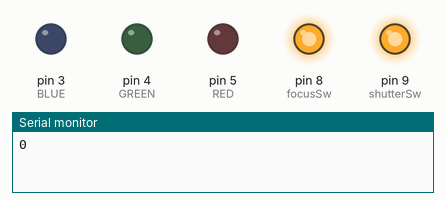
A sketch run on a simulated Arduino Uno, built with avr-gcc and run on an emulated ATmega328P. On the bench: output pins drawn as LEDs (lit = HIGH), the last lines printed to the serial monitor. Pins used as bus, display or sensor lines are not drawn.

Above: at 0.1 s.
At 8.1 s:
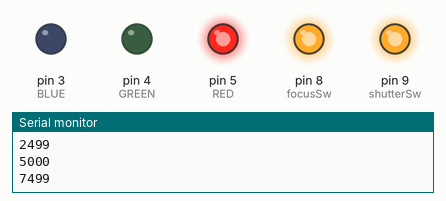
At 18.6 s:
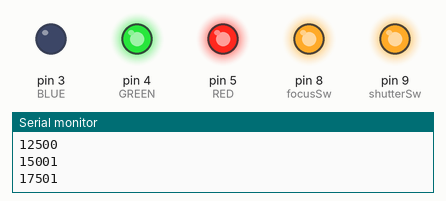
At 39.1 s:
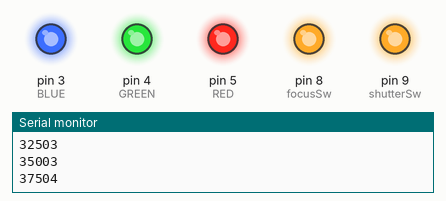
Timing chart, 0 to 40.0 s (numbered marks = the images above):
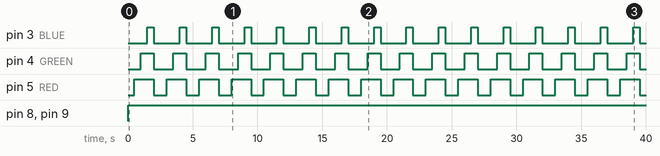

Measured:
- by itself, pin 3 (BLUE): alternates HIGH for 0.50 s and LOW for 2.0 s
- by itself, pin 4 (GREEN): alternates HIGH for 1.0 s and LOW for 1.5 s
- by itself, pin 5 (RED): alternates HIGH for 1.5 s and LOW for 1.0 s

The sketch:

nikon_L11_controller_v001.pde
```cpp
#define btnPin 13
#define BLUE 3
#define GREEN 4
#define RED 5
#define powerSw 7
#define focusSw 8
#define shutterSw 9
#define powerSwHoldTime 2000
#define warmupTime 5000
#define focusSwHoldTime 1200
#define shutterSwHoldTime 800
#define waitAfterExposure 10000
#define picPeriod 120000

void setup()
{
  Serial.begin(57600);
  pinMode(btnPin, INPUT);
  pinMode(RED, OUTPUT);
  pinMode(GREEN, OUTPUT);
  pinMode(BLUE, OUTPUT);
  pinMode(powerSw, OUTPUT);
  pinMode(focusSw, OUTPUT);
  pinMode(shutterSw, OUTPUT);
  digitalWrite(powerSw, LOW);
  digitalWrite(focusSw, HIGH);
  digitalWrite(shutterSw, HIGH);

}

void shoot() {
  Serial.println("shoot 001 - powering up the camera");
  digitalWrite(RED, HIGH);
  digitalWrite(powerSw, HIGH);
  delay(powerSwHoldTime);
  digitalWrite(RED, HIGH);
  digitalWrite(powerSw, LOW);
  Serial.println("shoot 002 - waiting for it to settle");
  delay(warmupTime);
  digitalWrite(RED, LOW);

  //focus
  Serial.println("shoot 003 - focusing");
  digitalWrite(BLUE, HIGH);
  digitalWrite(focusSw, LOW);
  delay(focusSwHoldTime);

  //shoot
  Serial.println("shoot 004 - SHOOT!");
  digitalWrite(GREEN, HIGH);
  digitalWrite(shutterSw, LOW);
  delay(shutterSwHoldTime);

  //wait for cam to write to SD card
  Serial.println("shoot 005 - waiting for cam to write the picture to SD card");
  digitalWrite(GREEN, LOW);
  digitalWrite(shutterSw, HIGH);
  digitalWrite(BLUE, LOW);
  digitalWrite(focusSw, HIGH);
  delay(waitAfterExposure);

  Serial.println("shoot 006 - powering camera off");
  digitalWrite(RED, HIGH);
  digitalWrite(powerSw, HIGH);
  delay(powerSwHoldTime);
  digitalWrite(RED, LOW);
  digitalWrite(powerSw, LOW);

  Serial.println("shoot 007 - done!  back to doing nothing...");


}


long previousMillis = 0;
long interval = picPeriod;

void loop()
{
  long m = millis();
  Serial.println(m);
  if (m - previousMillis > interval) {
    //if (digitalRead(btnPin)) {
    previousMillis = m;
    shoot();
    Serial.print(interval);
    Serial.println(" milliseconds until next cam shot");
    //}
  } else {

    // play with the LEDs
    delay(500);
    digitalWrite(RED, HIGH);
    delay(500);
    digitalWrite(GREEN, HIGH);
    delay(500);
    digitalWrite(BLUE, HIGH);
    delay(500);
    digitalWrite(RED, LOW);
    digitalWrite(GREEN, LOW);
    digitalWrite(BLUE, LOW);
    delay(500);
  }
}
```
